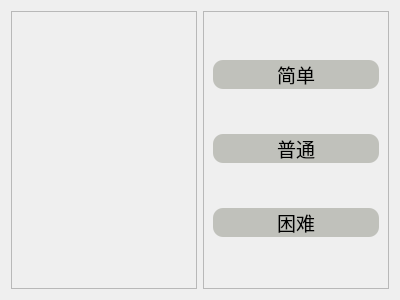
<?xml version="1.0" encoding="UTF-8"?>
<ui version="4.0">
 <class>MachineGameSelect</class>
 <widget class="QWidget" name="MachineGameSelect">
  <property name="geometry">
   <rect>
    <x>0</x>
    <y>0</y>
    <width>400</width>
    <height>300</height>
   </rect>
  </property>
  <property name="windowTitle">
   <string>Form</string>
  </property>
  <layout class="QGridLayout" name="gridLayout_2">
   <item row="0" column="0">
    <layout class="QHBoxLayout" name="horizontalLayout">
     <item>
      <widget class="QFrame" name="frame_2">
       <property name="frameShape">
        <enum>QFrame::StyledPanel</enum>
       </property>
       <property name="frameShadow">
        <enum>QFrame::Raised</enum>
       </property>
      </widget>
     </item>
     <item>
      <widget class="QFrame" name="frame">
       <property name="frameShape">
        <enum>QFrame::StyledPanel</enum>
       </property>
       <property name="frameShadow">
        <enum>QFrame::Raised</enum>
       </property>
       <layout class="QGridLayout" name="gridLayout">
        <item row="0" column="0">
         <widget class="QPushButton" name="Easy">
          <property name="font">
           <font>
            <family>华文行楷</family>
            <pointsize>14</pointsize>
           </font>
          </property>
          <property name="styleSheet">
           <string notr="true">QPushButton {
	color: black;
	background-color: #c0c1bb;	
	border: none;
	border-radius: 10px;

}

QPushButton:hover {
	color: black;
	background-color:yellow;
	border: none;
	border-radius: 10px;

}</string>
          </property>
          <property name="text">
           <string>简单</string>
          </property>
         </widget>
        </item>
        <item row="1" column="0">
         <widget class="QPushButton" name="Common">
          <property name="font">
           <font>
            <family>华文行楷</family>
            <pointsize>14</pointsize>
           </font>
          </property>
          <property name="styleSheet">
           <string notr="true">QPushButton {
	color: black;
	background-color: #c0c1bb;	
	border: none;
	border-radius: 10px;

}

QPushButton:hover {
	color: black;
	background-color:yellow;
	border: none;
	border-radius: 10px;

}</string>
          </property>
          <property name="text">
           <string>普通</string>
          </property>
         </widget>
        </item>
        <item row="2" column="0">
         <widget class="QPushButton" name="Difficult">
          <property name="font">
           <font>
            <family>华文行楷</family>
            <pointsize>14</pointsize>
           </font>
          </property>
          <property name="styleSheet">
           <string notr="true">QPushButton {
	color: black;
	background-color: #c0c1bb;	
	border: none;
	border-radius: 10px;

}

QPushButton:hover {
	color: black;
	background-color:yellow;
	border: none;
	border-radius: 10px;

}</string>
          </property>
          <property name="text">
           <string>困难</string>
          </property>
         </widget>
        </item>
       </layout>
      </widget>
     </item>
    </layout>
   </item>
  </layout>
 </widget>
 <resources/>
 <connections/>
</ui>
